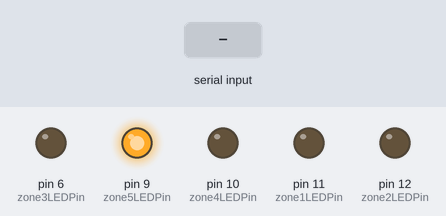
Simulated run of this sketch. Board: Arduino Uno, built for the host (arithmetic inside an expression is 32-bit, double 64-bit). Parts: output pins drawn as LEDs (lit = HIGH). Inputs (shaded band) come from the test bench.

Above: at 1.2 s.
1.3 s: "K" received over Serial
At 2.6 s:
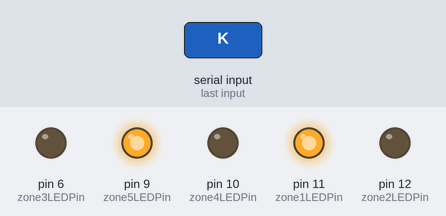
2.9 s: "k" received over Serial
At 4.0 s:
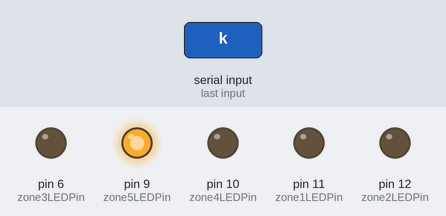
4.5 s: "L" received over Serial
At 5.3 s:
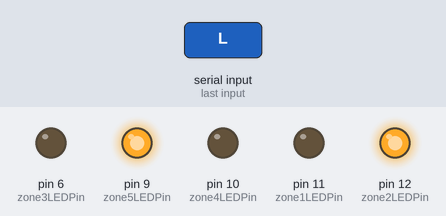
6.1 s: "M" received over Serial
At 6.7 s:
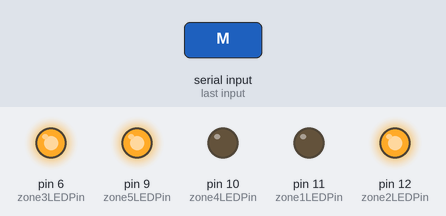
7.7 s: "l" received over Serial
At 9.0 s:
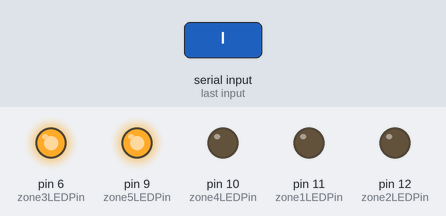
9.3 s: "N" received over Serial
At 10.5 s:
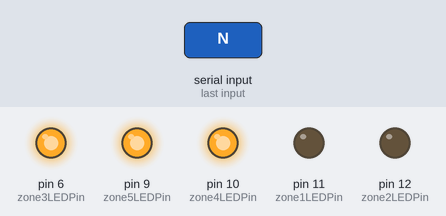
Timing chart, 0 to 11.9 s (numbered marks = the images above; inputs shaded):
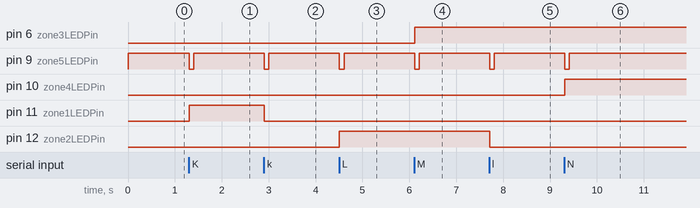

Measured:
- after the input at 1.3 s, pin 9 (zone5LEDPin): HIGH → LOW at once, → HIGH 0.10 s later; pin 11 (zone1LEDPin): LOW → HIGH at once
- after the input at 2.9 s, pin 9 (zone5LEDPin): HIGH → LOW at once, → HIGH 0.10 s later; pin 11 (zone1LEDPin): HIGH → LOW at once
- after the input at 4.5 s, pin 9 (zone5LEDPin): HIGH → LOW at once, → HIGH 0.10 s later; pin 12 (zone2LEDPin): LOW → HIGH at once
- after the input at 6.1 s, pin 6 (zone3LEDPin): LOW → HIGH at once; pin 9 (zone5LEDPin): HIGH → LOW at once, → HIGH 0.10 s later
- after the input at 7.7 s, pin 9 (zone5LEDPin): HIGH → LOW at once, → HIGH 0.10 s later; pin 12 (zone2LEDPin): HIGH → LOW at once
- after the input at 9.3 s, pin 9 (zone5LEDPin): HIGH → LOW at once, → HIGH 0.10 s later; pin 10 (zone4LEDPin): LOW → HIGH at once

The sketch:

sketch_oct08a.pde
```cpp
int zone1LEDPin = 11;   //  What pin is the green LED connected to?
int zone2LEDPin = 12;   //  What pin is the green LED connected to?
int zone3LEDPin = 6;   //  What pin is the red LED connected to?
int zone4LEDPin = 10;   //  What pin is the red LED connected to?
int zone5LEDPin = 9;   //  What pin is the red LED connected to?

//int zoneLed[5];
//int zoneLedPins[5];

int zone1LED = 0;          //  The value/brightness of the LED, can be 0-255
int zone2LED = 0;          //  The value/brightness of the LED, can be 0-255
int zone3LED = 0;          //  The value/brightness of the LED, can be 0-255
int zone4LED = 0;          //  The value/brightness of the LED, can be 0-255
int zone5LED = 0;          //  The value/brightness of the LED, can be 0-255
/*
char inData[20]; // Allocate some space for the string
 char inChar=-1; // Where to store the character read
 byte index = 0; // Index into array; where to store the character
 */
char serIn;             // var that will hold the bytes-in read from the serialBuffer
char serInString[10]; // array that will hold the different bytes  100=100characters;
// -> you must state how long the array will be else it won't work.
int serInIndx  = 0;    // index of serInString[] in which to inser the next incoming byte

String message = "";

void setup() {
  Serial.begin(9600);  //set serial to 9600 baud rate
}

void loop(){
  //keep reading from serial untill there are bytes in the serial buffer
  while (Serial.available()){
    serIn = Serial.read();	        //read Serial
    //serInString[serInIndx] = serIn; //insert the byte you just read into the array at the specified index
    message = message + serIn;
    //serInIndx++;                    //update the new index
  }


/*
  //print out later in the loop the sentence only if it has actually been collected;
  if( serInIndx > 0) {
    message = "";
    //loop through all bytes in the array and print them out
    for(serOutIndx=0; serOutIndx < serInIndx; serOutIndx++) {

      //serInString[serOutIndx] = "";            //optional: flush out the content
       message = message + serInString[serOutIndx];
    }

    //reset all the functions to be able to fill the string back with content
    serOutIndx = 0;
    serInIndx = 0;
  }
*/
  for (int i = 0; i < serInIndx; i++) {
    //message = message + serInString[i];
  }


  if (message == 'K'){
    zone1LED = 255;
  }
  if (message == 'k'){
    zone1LED = 0;
  }
  if (message == 'L'){
    zone2LED = 255;
  }
  if (message == 'l'){
    zone2LED = 0;
  }
  if (message == 'M'){
    zone3LED = 255;
  }
  if (message == 'm'){
    zone3LED = 0;
  }
  if (message == 'N'){
    zone4LED = 255;
  }
  if (message == 'n'){
    zone4LED = 0;
  }
  if (message.length() == 0){
    zone5LED = 255;
  }
  if (message.length() > 0){
    zone5LED = 0;
  }


  //reset
  message = "";

  analogWrite(zone1LEDPin, zone1LED);  //  Write an analog value between 0-255
  analogWrite(zone2LEDPin, zone2LED);  //  Write an analog value between 0-255
  analogWrite(zone3LEDPin, zone3LED);  //  Write an analog value between 0-255
  analogWrite(zone4LEDPin, zone4LED);  //  Write an analog value between 0-255
  analogWrite(zone5LEDPin, zone5LED);  //  Write an analog value between 0-255

  delay(100); // Wait 100 milliseconds for next reading
}
```
